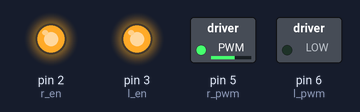
This sketch was run on a simulated Arduino Uno, built with avr-gcc and run on an emulated ATmega328P. On the bench: switched loads named in the sketch (green lamp = pin HIGH), output pins drawn as LEDs (lit = HIGH).

Above: at 0.1 s.
Timing chart, 0 to 1.6 s (numbered marks = the images above):
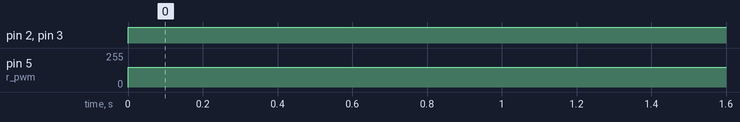

Measured:
- by itself, pin 2 (r_en), pin 3 (l_en): LOW → HIGH at 0.00 s
- by itself, pin 5 (r_pwm): 0/255 → 150/255 at 0.00 s

The sketch:

motor_test.ino
```cpp
int r_en = 2;
int l_en = 3;

int r_pwm = 5;
int l_pwm = 6;

void setup() {
pinMode(2,OUTPUT);
pinMode(3,OUTPUT);
pinMode(5,OUTPUT);
pinMode(6,OUTPUT);
}

void loop() {
digitalWrite(r_en,HIGH);
digitalWrite(l_en, HIGH);

analogWrite(r_pwm,150);
analogWrite(l_pwm,0);

}
```
